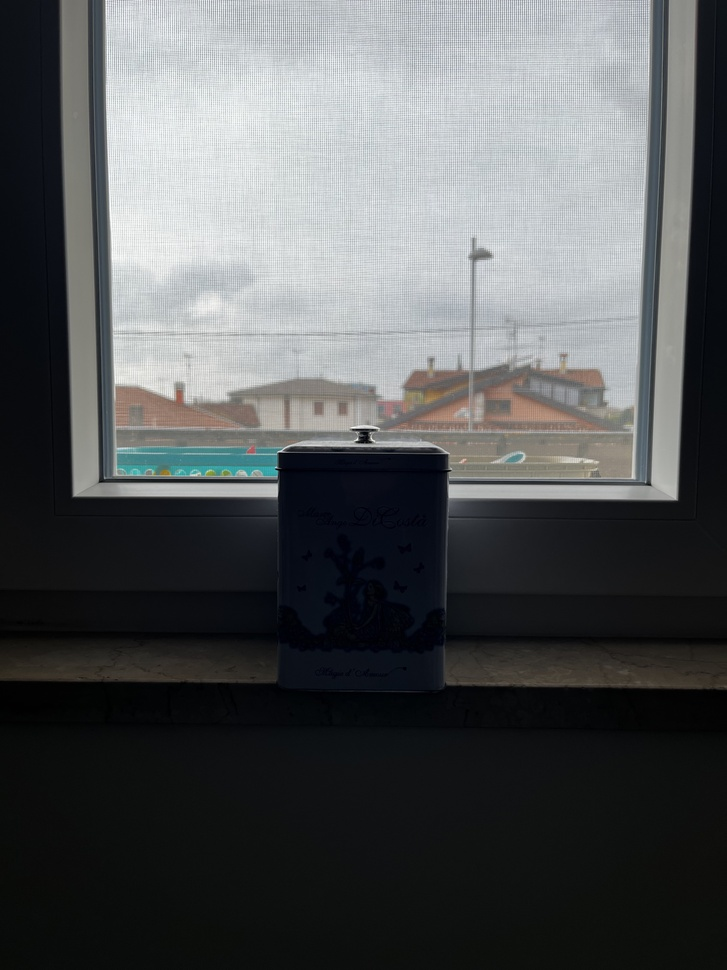
#> input picture data/original/img1.jpg, 727 x 970 px, shrunk from 3024 x 4032 before the run; its folder holds only this picture in this run
$ python pipeline.py
#> lines starting #> are read from the running program, lines starting #| are printed output that depends on the picture
import os
import glob
import cv2
import numpy as np
np.random.seed(111)

DIR_OG = "data/original"
DIR_DEG = "data/degraded"
DIR_ENH = "data/enhanced"
DIR_FIG = "results/figures"

# create degraded, enhanced and figures folders
for d in [DIR_DEG, DIR_ENH, DIR_FIG, "results"]:
    os.makedirs(d, exist_ok=True)
#> further down, orig is the input picture: shape (970, 727, 3); mean B, G, R 88.1, 86.8, 84.5

# mse calculus
def mse_func(img1, img2):
    return float(np.mean((img1.astype(np.float64) - img2.astype(np.float64)) ** 2))

# psnr calculus
def psnr_func(img1, img2):
    mse = mse_func(img1, img2)
    if mse == 0:
        return 100.0
    return round(10.0 * np.log10((255.0 ** 2) / mse), 2)

# applying systetic degradation, lowering contrast and adding noise
def degrade_func(img):
    low_contra = (img.astype(np.float32) - 128.0) * 0.45 + 128.0
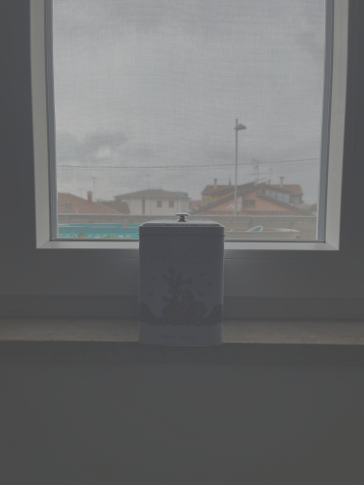
#> low_contra: shape (970, 727, 3) float32 (shown at 1/2 size); mean B, G, R 110.1, 109.8, 108.6
    noise = np.random.normal(0, 12.0, img.shape)
    return np.clip(low_contra + noise, 0, 255).astype(np.uint8)

# enhanced evaluation (using linear contrast stretching)
def linear_stretching(img_bgr):
    lab = cv2.cvtColor(img_bgr, cv2.COLOR_BGR2LAB) # converting to LAB and working only on L channel
#> lab: shape (970, 727, 3); mean of channels 0, 1, 2 116.4, 128.1, 127.7
    L, a, b = cv2.split(lab)
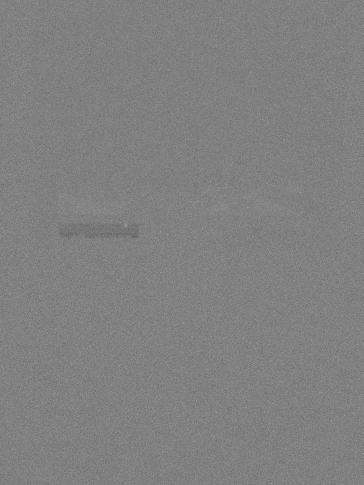
#> a: shape (970, 727) (shown at 1/2 size); min 88, max 168, mean 128.1
    min_v, max_v = np.percentile(L, (1.0, 99.0))
#> min_v = 62; max_v = 191
    if max_v > min_v:
        L_str = np.clip((L.astype(np.float32) - min_v) * (255.0 / (max_v - min_v)), 0, 255).astype(np.uint8)
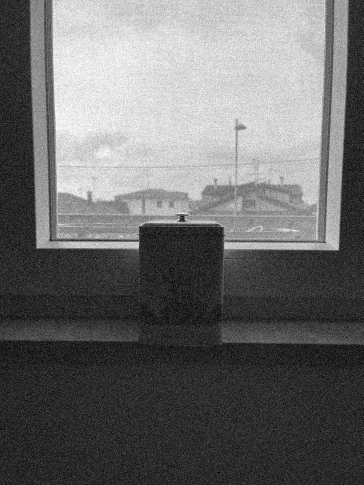
#> L_str: shape (970, 727) (shown at 1/2 size); min 0, max 255, mean 107
    else:
        L_str = L
    return cv2.cvtColor(cv2.merge([L_str, a, b]), cv2.COLOR_LAB2BGR) # revert back to BGR

# hist euqlization
def hist_equalization(img_bgr):
    lab = cv2.cvtColor(img_bgr, cv2.COLOR_BGR2LAB) # converting to LAB and working only on L channel
    L, a, b = cv2.split(lab)
    L_eq = cv2.equalizeHist(L)
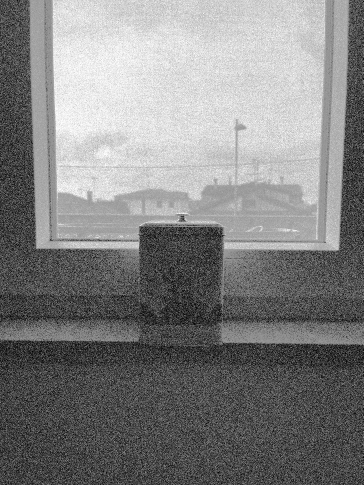
#> L_eq: shape (970, 727) (shown at 1/2 size); min 0, max 255, mean 129
    return cv2.cvtColor(cv2.merge([L_eq, a, b]), cv2.COLOR_LAB2BGR) #revert back to BGR

# bilateral filter
def bilateral_denoising(img_bgr):
    return cv2.bilateralFilter(img_bgr, d=7, sigmaColor=50, sigmaSpace=50)

# pipeline execution
images = sorted(glob.glob(os.path.join(DIR_OG, "*.*"))) # taking the iamges from the 'original' folder
if not images:
    print(f"select from 3 to 5 images in {DIR_OG}")
    exit()

with open("results/metrics.csv", "w") as f_out: # CSV file to store the evaluation results
    f_out.write("Image,Method,PSNR_dB,MSE\n")
    for path in images:
        nome = os.path.splitext(os.path.basename(path))[0]
        orig = cv2.imread(path)
        if orig is None:
            continue
        deg = degrade_func(orig) # applying syntetic degradation and saving the result
        cv2.imwrite(os.path.join(DIR_DEG, f"{nome}_degraded.png"), deg)
        # applying the rest of the enhanced methods
        results = {
            "Baseline": deg, # no enhancement
            "Linear_Stretching": linear_stretching(deg), # linear stretching method
            "Hist_Equalization": hist_equalization(deg), # histogram equalization method
            "Bilateral_Filter": bilateral_denoising(deg) # bilateral denoising method
        }
        # saves the outputs and calculates the metrics for each image
        for name_method, img_res in results.items():
            cv2.imwrite(os.path.join(DIR_ENH, f"{nome}_{name_method}.png"), img_res) # saving the enhanced image to compare it using MSE and PSNR metrics
            # calculating evaluation metrics
            mse = round(mse_func(orig, img_res), 2)
            psnr = psnr_func(orig, img_res)
            f_out.write(f"{nome},{name_method},{psnr},{mse}\n") # write the result to the CSV file
            print(f"[{nome}] {name_method:<20} -> PSNR: {psnr:<8} dB MSE: {mse}") # writing the result also on the console log
            # creating side-by-side comparison with original, degraded and enhanced image
            side_by_side = np.hstack([orig, deg, img_res])
            cv2.imwrite(os.path.join(DIR_FIG, f"{nome}_{name_method}_side_by_side.png"), side_by_side)
#> this loop made 4 passes
#> (printed output is left out)
#> pass 1, `side_by_side = np.hstack([orig, deg, img_res])`:
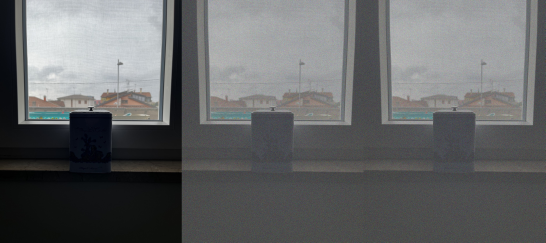
#> side_by_side: shape (970, 2181, 3) (shown at 1/4 size); mean B, G, R 102.4, 101.6, 100.1
#> pass 2, `side_by_side = np.hstack([orig, deg, img_res])`:
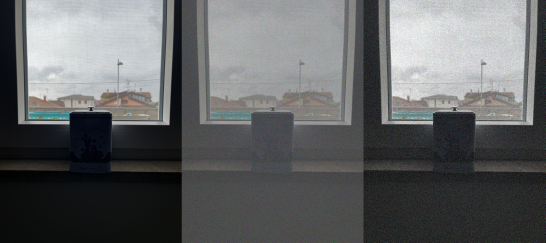
#> side_by_side: shape (970, 2181, 3) (shown at 1/4 size); mean B, G, R 100.5, 99.8, 98.2
#> pass 3, `side_by_side = np.hstack([orig, deg, img_res])`:
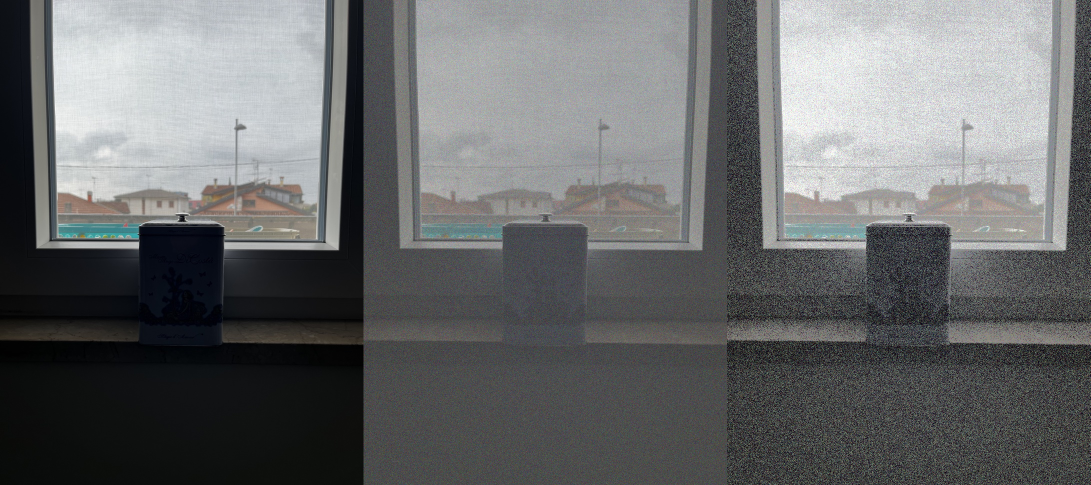
#> side_by_side: shape (970, 2181, 3) (shown at 1/2 size); mean B, G, R 107.3, 106.6, 105.1

$ run again, on data/original/img2.jpg
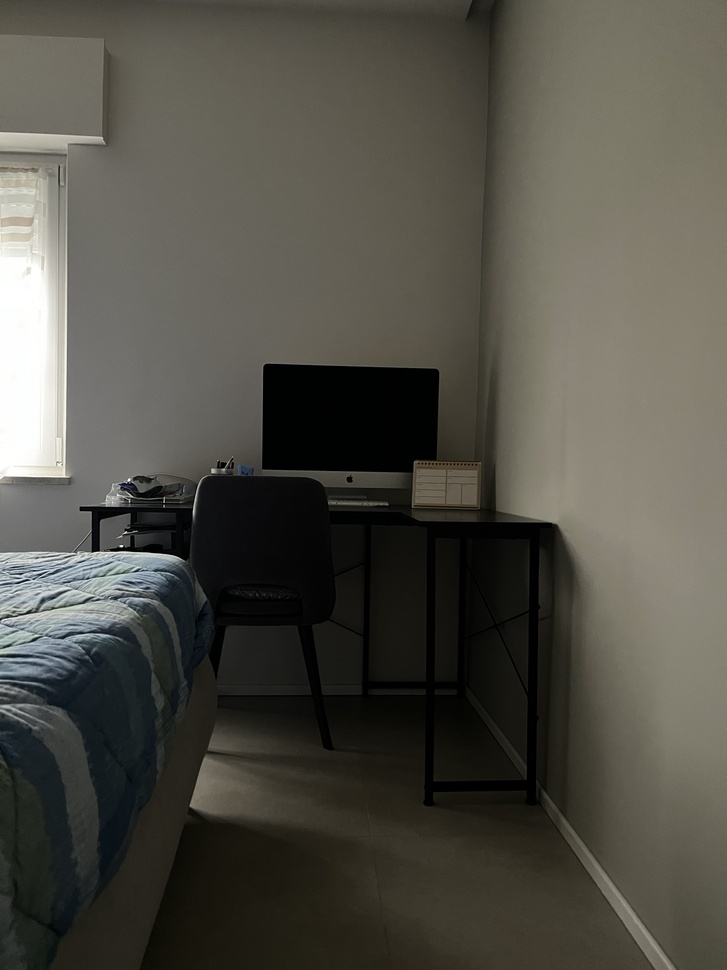
#> input picture data/original/img2.jpg, 727 x 970 px, shrunk from 3024 x 4032 before the run
#> orig is the input picture: shape (970, 727, 3); mean B, G, R 70.5, 78.8, 80.6
#> lab: shape (970, 727, 3); mean of channels 0, 1, 2 113.5, 127.9, 130.3
#> min_v = 65; max_v = 188
#> in hist_equalization, `L_eq = cv2.equalizeHist(L)`:
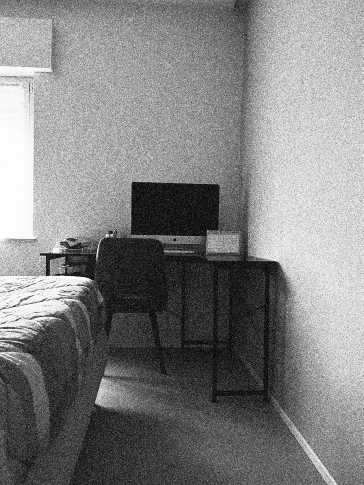
#> L_eq: shape (970, 727) (shown at 1/2 size); min 0, max 255, mean 129
#> the loop `for name_method, img_res in results.items():` made 4 passes
#> (name_method, psnr) on passes 1 to 4: ('Baseline', 15.87), ('Linear_Stretching', 20.22), ('Hist_Equalization', 12.86), ('Bilateral_Filter', 16.2)
#> (printed output is left out)
#> pass 3, `side_by_side = np.hstack([orig, deg, img_res])`:
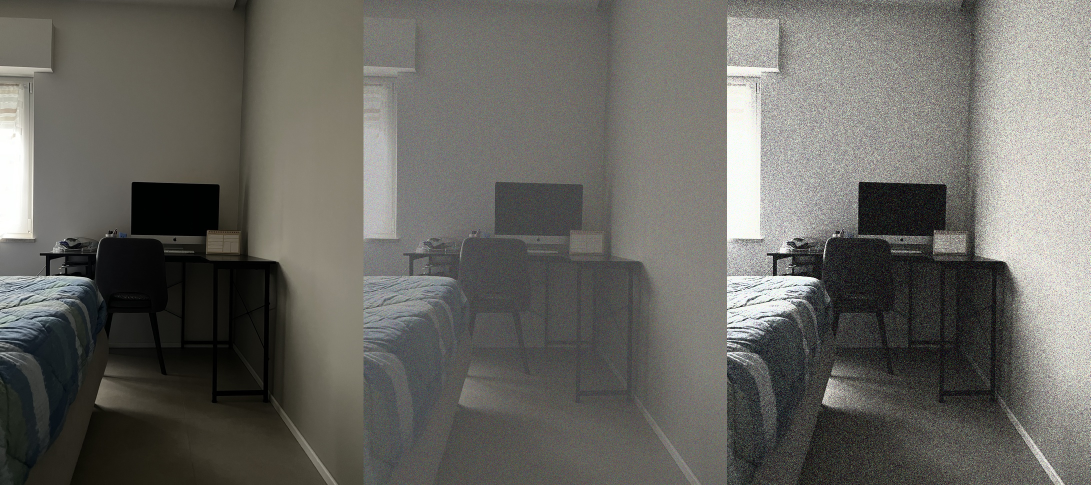
#> side_by_side: shape (970, 2181, 3) (shown at 1/2 size); mean B, G, R 97.3, 102.7, 103.8

$ run again, on data/original/img3.jpg
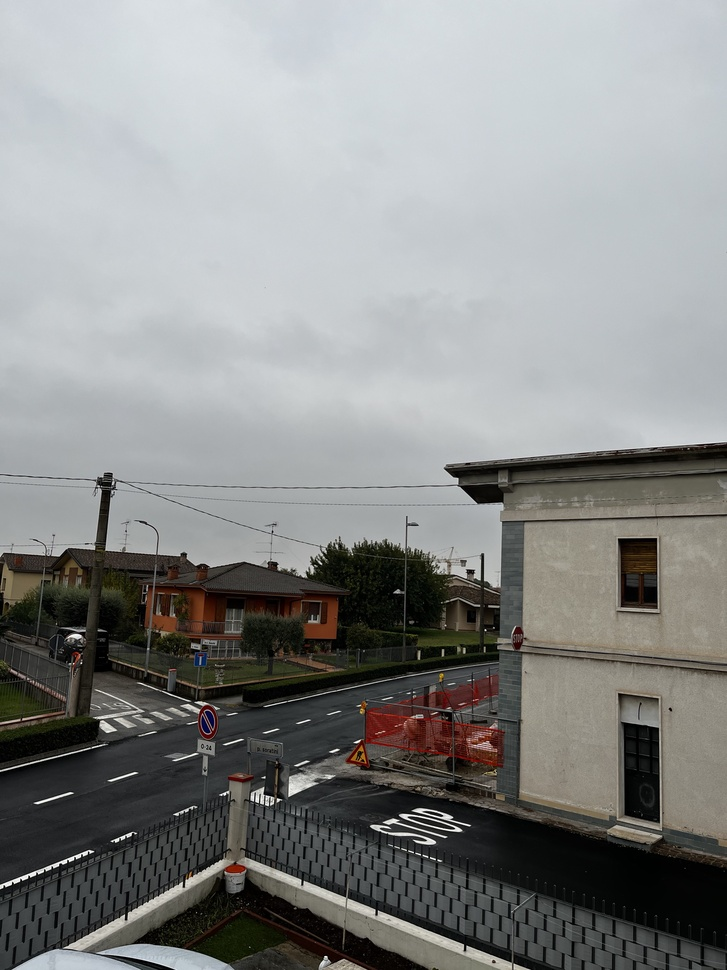
#> input picture data/original/img3.jpg, 727 x 970 px, shrunk from 3024 x 4032 before the run
#> orig is the input picture: shape (970, 727, 3); mean B, G, R 137.2, 138.1, 136.7
#> in degrade_func, `low_contra = (img.astype(np.float32) - 128.0) * 0.45 + 128.0`:
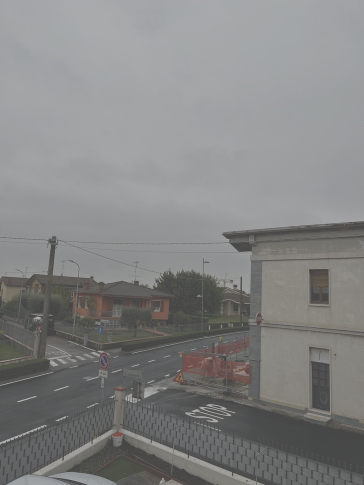
#> low_contra: shape (970, 727, 3) float32 (shown at 1/2 size); mean B, G, R 132.1, 132.6, 132
#> lab: shape (970, 727, 3); mean of channels 0, 1, 2 140.1, 128, 128.3
#> min_v = 68; max_v = 189
#> the loop `for name_method, img_res in results.items():` made 4 passes
#> (name_method, psnr) on passes 1 to 4: ('Baseline', 15.36), ('Linear_Stretching', 21.56), ('Hist_Equalization', 17.5), ('Bilateral_Filter', 15.59)
#> (printed output is left out)
#> pass 3, `side_by_side = np.hstack([orig, deg, img_res])`:
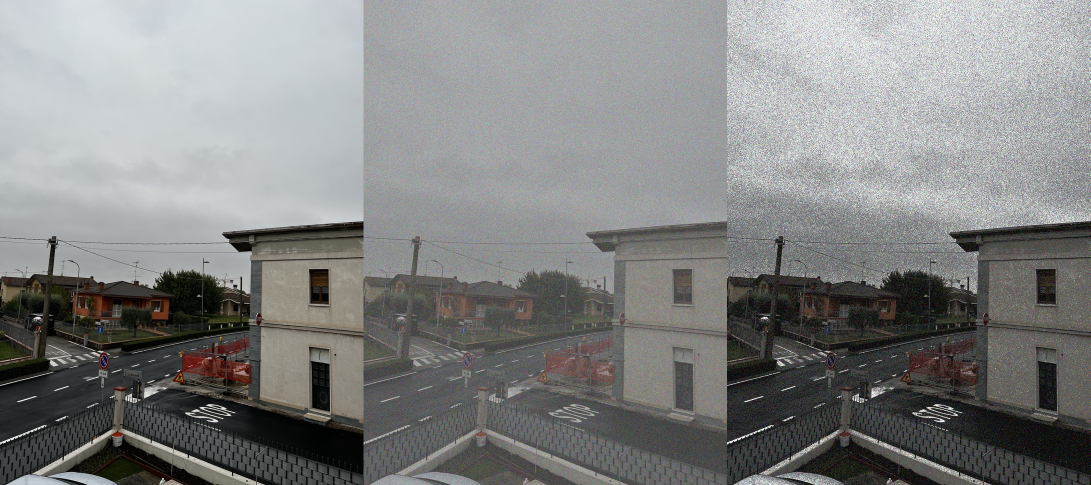
#> side_by_side: shape (970, 2181, 3) (shown at 1/2 size); mean B, G, R 130.8, 131.4, 130.5
